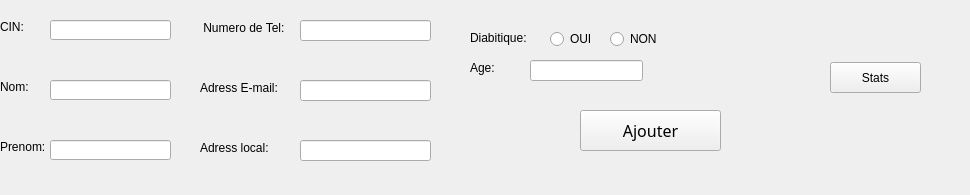
       <widget class="QWidget" name="tab_4">
        <attribute name="title">
         <string>Ajouter</string>
        </attribute>
        <widget class="QLineEdit" name="txt_cin">
         <property name="geometry">
          <rect>
           <x>50</x>
           <y>20</y>
           <width>121</width>
           <height>20</height>
          </rect>
         </property>
         <property name="styleSheet">
          <string notr="true"/>
         </property>
        </widget>
        <widget class="QLabel" name="label">
         <property name="geometry">
          <rect>
           <x>0</x>
           <y>20</y>
           <width>47</width>
           <height>14</height>
          </rect>
         </property>
         <property name="text">
          <string>CIN:</string>
         </property>
        </widget>
        <widget class="QLabel" name="label_2">
         <property name="geometry">
          <rect>
           <x>0</x>
           <y>80</y>
           <width>47</width>
           <height>14</height>
          </rect>
         </property>
         <property name="text">
          <string>Nom:</string>
         </property>
        </widget>
        <widget class="QLineEdit" name="txt_nom">
         <property name="geometry">
          <rect>
           <x>50</x>
           <y>80</y>
           <width>121</width>
           <height>20</height>
          </rect>
         </property>
         <property name="styleSheet">
          <string notr="true"/>
         </property>
        </widget>
        <widget class="QLabel" name="label_3">
         <property name="geometry">
          <rect>
           <x>0</x>
           <y>140</y>
           <width>47</width>
           <height>14</height>
          </rect>
         </property>
         <property name="text">
          <string>Prenom:</string>
         </property>
        </widget>
        <widget class="QLineEdit" name="txt_prenom">
         <property name="geometry">
          <rect>
           <x>50</x>
           <y>140</y>
           <width>121</width>
           <height>20</height>
          </rect>
         </property>
         <property name="styleSheet">
          <string notr="true"/>
         </property>
        </widget>
        <widget class="QLabel" name="label_4">
         <property name="geometry">
          <rect>
           <x>470</x>
           <y>30</y>
           <width>71</width>
           <height>16</height>
          </rect>
         </property>
         <property name="text">
          <string>Diabitique:</string>
         </property>
        </widget>
        <widget class="QRadioButton" name="radioButton">
         <property name="geometry">
          <rect>
           <x>550</x>
           <y>30</y>
           <width>83</width>
           <height>18</height>
          </rect>
         </property>
         <property name="text">
          <string>OUI</string>
         </property>
        </widget>
        <widget class="QRadioButton" name="radioButton_2">
         <property name="geometry">
          <rect>
           <x>610</x>
           <y>30</y>
           <width>83</width>
           <height>18</height>
          </rect>
         </property>
         <property name="text">
          <string>NON</string>
         </property>
        </widget>
        <widget class="QLabel" name="label_5">
         <property name="geometry">
          <rect>
           <x>200</x>
           <y>20</y>
           <width>101</width>
           <height>16</height>
          </rect>
         </property>
         <property name="text">
          <string> Numero de Tel:</string>
         </property>
        </widget>
        <widget class="QLineEdit" name="txt_tel">
         <property name="geometry">
          <rect>
           <x>300</x>
           <y>20</y>
           <width>131</width>
           <height>21</height>
          </rect>
         </property>
         <property name="styleSheet">
          <string notr="true"/>
         </property>
        </widget>
        <widget class="QLabel" name="label_6">
         <property name="geometry">
          <rect>
           <x>200</x>
           <y>80</y>
           <width>101</width>
           <height>16</height>
          </rect>
         </property>
         <property name="text">
          <string>Adress E-mail:</string>
         </property>
        </widget>
        <widget class="QLineEdit" name="txt_email">
         <property name="geometry">
          <rect>
           <x>300</x>
           <y>80</y>
           <width>131</width>
           <height>21</height>
          </rect>
         </property>
         <property name="styleSheet">
          <string notr="true"/>
         </property>
        </widget>
        <widget class="QLabel" name="label_7">
         <property name="geometry">
          <rect>
           <x>200</x>
           <y>140</y>
           <width>81</width>
           <height>16</height>
          </rect>
         </property>
         <property name="text">
          <string>Adress local:</string>
         </property>
        </widget>
        <widget class="QLineEdit" name="txt_adresse">
         <property name="geometry">
          <rect>
           <x>300</x>
           <y>140</y>
           <width>131</width>
           <height>21</height>
          </rect>
         </property>
         <property name="styleSheet">
          <string notr="true"/>
         </property>
        </widget>
        <widget class="QPushButton" name="pushButton">
         <property name="geometry">
          <rect>
           <x>580</x>
           <y>110</y>
           <width>141</width>
           <height>41</height>
          </rect>
         </property>
         <property name="font">
          <font>
           <family>Tw Cen MT</family>
           <pointsize>12</pointsize>
          </font>
         </property>
         <property name="styleSheet">
          <string notr="true"/>
         </property>
         <property name="text">
          <string>Ajouter</string>
         </property>
        </widget>
        <widget class="QLineEdit" name="txt_age">
         <property name="geometry">
          <rect>
           <x>530</x>
           <y>60</y>
           <width>113</width>
           <height>21</height>
          </rect>
         </property>
         <property name="styleSheet">
          <string notr="true"/>
         </property>
        </widget>
        <widget class="QLabel" name="label_8">
         <property name="geometry">
          <rect>
           <x>470</x>
           <y>60</y>
           <width>61</width>
           <height>16</height>
          </rect>
         </property>
         <property name="text">
          <string>Age:</string>
         </property>
        </widget>
        <widget class="QLabel" name="c_1">
         <property name="geometry">
          <rect>
           <x>50</x>
           <y>50</y>
           <width>181</width>
           <height>16</height>
          </rect>
         </property>
         <property name="styleSheet">
          <string notr="true">color: rgb(255, 0, 0);</string>
         </property>
         <property name="text">
          <string/>
         </property>
        </widget>
        <widget class="QLabel" name="c_2">
         <property name="geometry">
          <rect>
           <x>50</x>
           <y>110</y>
           <width>181</width>
           <height>16</height>
          </rect>
         </property>
         <property name="styleSheet">
          <string notr="true">color: rgb(255, 0, 0);</string>
         </property>
         <property name="text">
          <string/>
         </property>
        </widget>
        <widget class="QLabel" name="c_3">
         <property name="geometry">
          <rect>
           <x>50</x>
           <y>170</y>
           <width>181</width>
           <height>16</height>
          </rect>
         </property>
         <property name="styleSheet">
          <string notr="true">color: rgb(255, 0, 0);</string>
         </property>
         <property name="text">
          <string/>
         </property>
        </widget>
        <widget class="QLabel" name="c_4">
         <property name="geometry">
          <rect>
           <x>290</x>
           <y>50</y>
           <width>161</width>
           <height>16</height>
          </rect>
         </property>
         <property name="styleSheet">
          <string notr="true">color: rgb(255, 0, 0);</string>
         </property>
         <property name="text">
          <string/>
         </property>
        </widget>
        <widget class="QLabel" name="c_5">
         <property name="geometry">
          <rect>
           <x>290</x>
           <y>110</y>
           <width>181</width>
           <height>16</height>
          </rect>
         </property>
         <property name="styleSheet">
          <string notr="true">color: rgb(255, 0, 0);</string>
         </property>
         <property name="text">
          <string/>
         </property>
        </widget>
        <widget class="QLabel" name="c_6">
         <property name="geometry">
          <rect>
           <x>290</x>
           <y>170</y>
           <width>181</width>
           <height>16</height>
          </rect>
         </property>
         <property name="styleSheet">
          <string notr="true">color: rgb(255, 0, 0);</string>
         </property>
         <property name="text">
          <string/>
         </property>
        </widget>
        <widget class="QLabel" name="c_7">
         <property name="geometry">
          <rect>
           <x>650</x>
           <y>30</y>
           <width>121</width>
           <height>16</height>
          </rect>
         </property>
         <property name="styleSheet">
          <string notr="true">color: rgb(255, 0, 0);</string>
         </property>
         <property name="text">
          <string/>
         </property>
        </widget>
        <widget class="QLabel" name="c_8">
         <property name="geometry">
          <rect>
           <x>660</x>
           <y>60</y>
           <width>121</width>
           <height>16</height>
          </rect>
         </property>
         <property name="styleSheet">
          <string notr="true">color: rgb(255, 0, 0);</string>
         </property>
         <property name="text">
          <string/>
         </property>
        </widget>
        <widget class="QPushButton" name="pushButton_15">
         <property name="geometry">
          <rect>
           <x>830</x>
           <y>62</y>
           <width>91</width>
           <height>31</height>
          </rect>
         </property>
         <property name="styleSheet">
          <string notr="true"/>
         </property>
         <property name="text">
          <string>Stats</string>
         </property>
        </widget>
        <widget class="QLabel" name="label_52">
         <property name="geometry">
          <rect>
           <x>750</x>
           <y>120</y>
           <width>211</width>
           <height>16</height>
          </rect>
         </property>
         <property name="font">
          <font>
           <pointsize>11</pointsize>
          </font>
         </property>
         <property name="styleSheet">
          <string notr="true">color: rgb(0, 170, 0);</string>
         </property>
         <property name="text">
          <string/>
         </property>
        </widget>
        <widget class="QLabel" name="label_53">
         <property name="geometry">
          <rect>
           <x>750</x>
           <y>120</y>
           <width>211</width>
           <height>16</height>
          </rect>
         </property>
         <property name="font">
          <font>
           <pointsize>11</pointsize>
          </font>
         </property>
         <property name="styleSheet">
          <string notr="true">color: rgb(255, 0, 0);</string>
         </property>
         <property name="text">
          <string/>
         </property>
        </widget>
       </widget>
